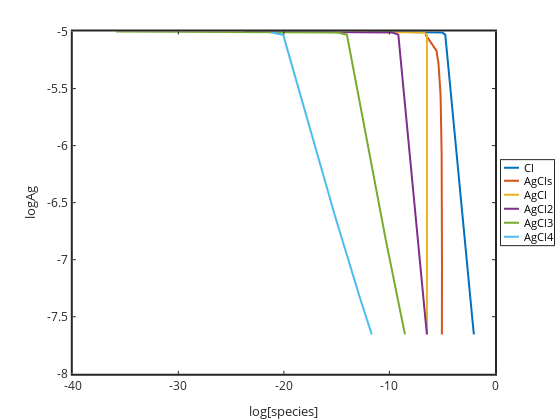

Write notebook code for a chart like this one.
### Code cell
h=plot(log10(Cl),log10(Ag),log10(AgCls),log10(Ag),log10(AgCl),log10(Ag),log10(AgCl2),log10(Ag),log10(AgCl3),log10(Ag),log10(AgCl4),log10(Ag));
%h=plot(log10(Cl),log10(Ag));
set(h,'linewidth',2);
set(gca,'linewidth',2,'fontsize',12);
xlabel('log[species]'); ylabel('logAg');
%xlabel('logCl'); ylabel('logAg');
legend('Cl','AgCls','AgCl','AgCl2','AgCl3','AgCl4','location','eastoutside')
%axis([-14 -1 -9 -7])
%exportforplot=[...
%log10(Ag)' log10(Cl)' log10(AgCls)' log10(AgCl)' log10(AgCl2)' log10(AgCl3)' log10(AgCl4)'
%]

end

### Figure 1 — Plotly figure (JSON) as saved in the notebook; plotly's stock layout.template omitted (floating-point values rounded to 4 significant figures; data arrays with more than 128 entries replaced by an {"elided": "..."} marker saying what was removed)
{"data": [{"line": {"color": "rgb(0,113,188)", "dash": "solid", "width": 2}, "marker": {"color": "rgb(0,113,188)", "line": {"color": "rgb(0,113,188)"}, "size": 6, "symbol": "none"}, "mode": "lines", "name": "Cl", "showlegend": true, "type": "scatter", "visibility": true, "x": {"elided": "1000 float values"}, "xaxis": "x", "y": {"elided": "1000 float values"}, "yaxis": "y"}, {"line": {"color": "rgb(216,82,24)", "dash": "solid", "width": 2}, "marker": {"color": "rgb(216,82,24)", "line": {"color": "rgb(216,82,24)"}, "size": 6, "symbol": "none"}, "mode": "lines", "name": "AgCls", "showlegend": true, "type": "scatter", "visibility": true, "x": {"elided": "1000 float values"}, "xaxis": "x", "y": {"elided": "1000 float values"}, "yaxis": "y"}, {"line": {"color": "rgb(236,176,31)", "dash": "solid", "width": 2}, "marker": {"color": "rgb(236,176,31)", "line": {"color": "rgb(236,176,31)"}, "size": 6, "symbol": "none"}, "mode": "lines", "name": "AgCl", "showlegend": true, "type": "scatter", "visibility": true, "x": {"elided": "1000 float values"}, "xaxis": "x", "y": {"elided": "1000 float values"}, "yaxis": "y"}, {"line": {"color": "rgb(125,46,141)", "dash": "solid", "width": 2}, "marker": {"color": "rgb(125,46,141)", "line": {"color": "rgb(125,46,141)"}, "size": 6, "symbol": "none"}, "mode": "lines", "name": "AgCl2", "showlegend": true, "type": "scatter", "visibility": true, "x": {"elided": "1000 float values"}, "xaxis": "x", "y": {"elided": "1000 float values"}, "yaxis": "y"}, {"line": {"color": "rgb(118,171,47)", "dash": "solid", "width": 2}, "marker": {"color": "rgb(118,171,47)", "line": {"color": "rgb(118,171,47)"}, "size": 6, "symbol": "none"}, "mode": "lines", "name": "AgCl3", "showlegend": true, "type": "scatter", "visibility": true, "x": {"elided": "1000 float values"}, "xaxis": "x", "y": {"elided": "1000 float values"}, "yaxis": "y"}, {"line": {"color": "rgb(76,189,237)", "dash": "solid", "width": 2}, "marker": {"color": "rgb(76,189,237)", "line": {"color": "rgb(76,189,237)"}, "size": 6, "symbol": "none"}, "mode": "lines", "name": "AgCl4", "showlegend": true, "type": "scatter", "visibility": true, "x": {"elided": "1000 float values"}, "xaxis": "x", "y": {"elided": "1000 float values"}, "yaxis": "y"}, {"hoverinfo": "none", "line": {"color": "rgb(0,113,188)", "dash": "solid", "width": 2}, "marker": {"color": "rgb(0,113,188)", "line": {"color": "rgb(0,113,188)"}, "size": 6, "symbol": "none"}, "mode": "lines", "name": "", "showlegend": false, "type": "scatter", "visibility": true, "x": [3, 18], "xaxis": "x2", "y": [7.5, 7.5], "yaxis": "y2"}, {"hoverinfo": "none", "line": {"color": "rgb(216,82,24)", "dash": "solid", "width": 2}, "marker": {"color": "rgb(216,82,24)", "line": {"color": "rgb(216,82,24)"}, "size": 6, "symbol": "none"}, "mode": "lines", "name": "", "showlegend": false, "type": "scatter", "visibility": true, "x": [3, 18], "xaxis": "x2", "y": [20.5, 20.5], "yaxis": "y2"}, {"hoverinfo": "none", "line": {"color": "rgb(236,176,31)", "dash": "solid", "width": 2}, "marker": {"color": "rgb(236,176,31)", "line": {"color": "rgb(236,176,31)"}, "size": 6, "symbol": "none"}, "mode": "lines", "name": "", "showlegend": false, "type": "scatter", "visibility": true, "x": [3, 18], "xaxis": "x2", "y": [34.5, 34.5], "yaxis": "y2"}, {"hoverinfo": "none", "line": {"color": "rgb(125,46,141)", "dash": "solid", "width": 2}, "marker": {"color": "rgb(125,46,141)", "line": {"color": "rgb(125,46,141)"}, "size": 6, "symbol": "none"}, "mode": "lines", "name": "", "showlegend": false, "type": "scatter", "visibility": true, "x": [3, 18], "xaxis": "x2", "y": [48.5, 48.5], "yaxis": "y2"}, {"hoverinfo": "none", "line": {"color": "rgb(118,171,47)", "dash": "solid", "width": 2}, "marker": {"color": "rgb(118,171,47)", "line": {"color": "rgb(118,171,47)"}, "size": 6, "symbol": "none"}, "mode": "lines", "name": "", "showlegend": false, "type": "scatter", "visibility": true, "x": [3, 18], "xaxis": "x2", "y": [62.5, 62.5], "yaxis": "y2"}, {"hoverinfo": "none", "line": {"color": "rgb(76,189,237)", "dash": "solid", "width": 2}, "marker": {"color": "rgb(76,189,237)", "line": {"color": "rgb(76,189,237)"}, "size": 6, "symbol": "none"}, "mode": "lines", "name": "", "showlegend": false, "type": "scatter", "visibility": true, "x": [3, 18], "xaxis": "x2", "y": [76.5, 76.5], "yaxis": "y2"}], "layout": {"annotations": [{"font": {"color": "rgb(0, 0, 0)", "size": 10.8}, "showarrow": false, "text": "Cl", "x": 21, "xanchor": "left", "xref": "x2", "y": 7.5, "yanchor": "middle", "yref": "y2"}, {"font": {"color": "rgb(0, 0, 0)", "size": 10.8}, "showarrow": false, "text": "AgCls", "x": 21, "xanchor": "left", "xref": "x2", "y": 20.5, "yanchor": "middle", "yref": "y2"}, {"font": {"color": "rgb(0, 0, 0)", "size": 10.8}, "showarrow": false, "text": "AgCl", "x": 21, "xanchor": "left", "xref": "x2", "y": 34.5, "yanchor": "middle", "yref": "y2"}, {"font": {"color": "rgb(0, 0, 0)", "size": 10.8}, "showarrow": false, "text": "AgCl2", "x": 21, "xanchor": "left", "xref": "x2", "y": 48.5, "yanchor": "middle", "yref": "y2"}, {"font": {"color": "rgb(0, 0, 0)", "size": 10.8}, "showarrow": false, "text": "AgCl3", "x": 21, "xanchor": "left", "xref": "x2", "y": 62.5, "yanchor": "middle", "yref": "y2"}, {"font": {"color": "rgb(0, 0, 0)", "size": 10.8}, "showarrow": false, "text": "AgCl4", "x": 21, "xanchor": "left", "xref": "x2", "y": 76.5, "yanchor": "middle", "yref": "y2"}], "height": 420, "hovermode": "closest", "margin": {"b": 0, "l": 0, "r": 0, "t": 0}, "plot_bgcolor": "rgba(0, 0, 0, 0)", "showlegend": false, "width": 560, "xaxis": {"anchor": "y", "autorange": false, "domain": [0.13, 0.8839], "exponentformat": "none", "gridcolor": "rgba(38,38,38,0.15)", "gridwidth": 2, "linecolor": "rgb(38,38,38)", "linewidth": 2, "mirror": "ticks", "range": [-40, 0], "showgrid": false, "showline": true, "side": "bottom", "spikedash": "solid", "spikemode": "across", "spikesides": false, "spikethickness": 1, "tickangle": 0, "tickcolor": "rgb(38,38,38)", "tickfont": {"color": "rgb(38,38,38)", "size": 12}, "ticklen": 3, "ticks": "inside", "ticktext": ["-40", "-30", "-20", "-10", "0"], "tickvals": [-40, -30, -20, -10, 0], "title": {"font": {"color": "rgb(38,38,38)", "size": 13.2}, "text": "log[species]"}, "type": "linear", "visible": true, "zeroline": false}, "xaxis2": {"anchor": "y2", "autorange": false, "domain": [0.8946, 0.9893], "exponentformat": "none", "fixedrange": true, "gridcolor": "rgba(38,38,38,0.15)", "gridwidth": 1, "linecolor": "rgb(38,38,38)", "linewidth": 1, "mirror": true, "range": [0, 53], "showgrid": false, "showline": true, "showspikes": false, "side": "bottom", "spikedash": "solid", "spikemode": "across", "spikesides": false, "spikethickness": 1, "tickangle": 0, "tickcolor": "rgb(38,38,38)", "tickfont": {"color": "rgb(38,38,38)", "size": 10.8}, "ticklen": 3, "ticks": "", "ticktext": [], "tickvals": [], "title": {"font": {"color": "rgb(0, 0, 0)", "size": 11.88}, "text": ""}, "type": "linear", "visible": true, "zeroline": false}, "yaxis": {"anchor": "x", "autorange": false, "domain": [0.11, 0.925], "exponentformat": "none", "gridcolor": "rgba(38,38,38,0.15)", "gridwidth": 2, "linecolor": "rgb(38,38,38)", "linewidth": 2, "mirror": "ticks", "range": [-8, -5], "showgrid": false, "showline": true, "side": "left", "spikedash": "solid", "spikemode": "across", "spikesides": false, "spikethickness": 1, "tickangle": 0, "tickcolor": "rgb(38,38,38)", "tickfont": {"color": "rgb(38,38,38)", "size": 12}, "ticklen": 3, "ticks": "inside", "ticktext": ["-8", "-7.5", "-7", "-6.5", "-6", "-5.5", "-5"], "tickvals": [-8, -7.5, -7, -6.5, -6, -5.5, -5], "title": {"font": {"color": "rgb(38,38,38)", "size": 13.2}, "text": "logAg"}, "type": "linear", "visible": true, "zeroline": false}, "yaxis2": {"anchor": "x2", "autorange": false, "domain": [0.4163, 0.6187], "exponentformat": "none", "fixedrange": true, "gridcolor": "rgba(38,38,38,0.15)", "gridwidth": 1, "linecolor": "rgb(38,38,38)", "linewidth": 1, "mirror": true, "range": [85, 0], "showgrid": false, "showline": true, "showspikes": false, "side": "left", "spikedash": "solid", "spikemode": "across", "spikesides": false, "spikethickness": 1, "tickangle": 0, "tickcolor": "rgb(38,38,38)", "tickfont": {"color": "rgb(38,38,38)", "size": 10.8}, "ticklen": 3, "ticks": "", "ticktext": [], "tickvals": [], "title": {"font": {"color": "rgb(0, 0, 0)", "size": 11.88}, "text": ""}, "type": "linear", "visible": true, "zeroline": false}}}
